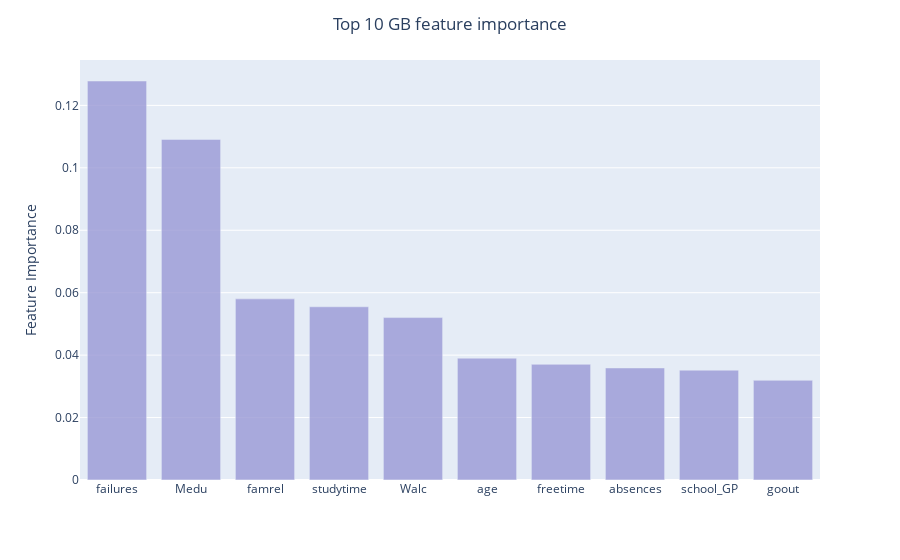

The cell this chart's notebook holds for it:
### Markdown cell above
Check feature importance

### Code cell
feature_importance = boost_regr.feature_importances_
sort_index = np.argsort(feature_importance)[::-1][:10]
fig = px.bar(x = data_processed.columns[sort_index].to_numpy(), y = feature_importance[sort_index])
fig.update_traces(marker_color = "#9A99D6", opacity = 0.8)
fig.update_layout(
    title = "Top 10 GB feature importance",
    title_x = 0.5,
    xaxis_title = "",
    yaxis_title = "Feature Importance",
)

### Figure 1 — Plotly figure (JSON) as saved in the notebook; plotly's stock layout.template omitted (floating-point values rounded to 4 significant figures)
{"data": [{"alignmentgroup": "True", "hovertemplate": "x=%{x}<br>y=%{y}<extra></extra>", "legendgroup": "", "marker": {"color": "#9A99D6", "pattern": {"shape": ""}}, "name": "", "offsetgroup": "", "opacity": 0.8, "orientation": "v", "showlegend": false, "textposition": "auto", "type": "bar", "x": ["failures", "Medu", "famrel", "studytime", "Walc", "age", "freetime", "absences", "school_GP", "goout"], "xaxis": "x", "y": [0.1278, 0.1091, 0.05802, 0.05549, 0.05203, 0.03903, 0.03706, 0.03589, 0.03518, 0.03194], "yaxis": "y"}], "layout": {"barmode": "relative", "legend": {"tracegroupgap": 0}, "margin": {"t": 60}, "title": {"text": "Top 10 GB feature importance", "x": 0.5}, "xaxis": {"anchor": "y", "domain": [0, 1], "title": {"text": ""}}, "yaxis": {"anchor": "x", "domain": [0, 1], "title": {"text": "Feature Importance"}}}}
